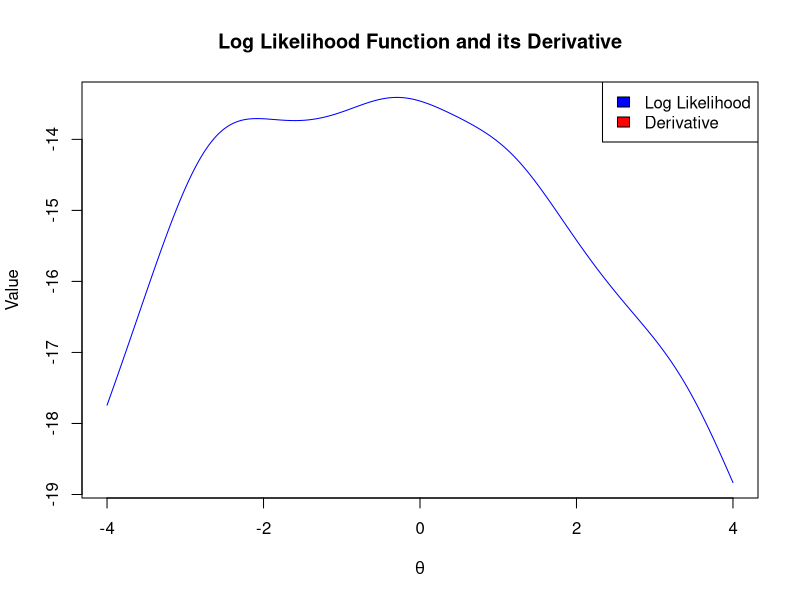

R code for this plot:
library(ggplot2)

cauchy_dist <- function() {

  x <- c(-2.8, 3.4, 1.2, -0.3, -2.6)
  n <- length(x)
  a <- pi

  theta_values <- seq(-4, 4, by = 0.01) #-4 to 4

  calculation_dist <- sapply(theta_values, function(b) -n * log(a) - sum(log(1 + (x - b)^2)))
  derivative_dist <- sapply(theta_values, function(b) sum(2 * (x - b) / (1 + (x - b)^2)))

  plot(theta_values, calculation_dist, type = "l", col = "blue",
       main = "Log Likelihood Function and its Derivative",
       xlab = expression(theta), ylab = "Value")
  lines(theta_values, derivative_dist, col = "red")
  abline(h = 0, col = "green", lty = 2) # Line to visually see when the derivative is zero
  legend("topright", legend = c("Log Likelihood", "Derivative"),
         fill = c("blue", "red"))
}

# Call the function to display the plot
cauchy_dist()
